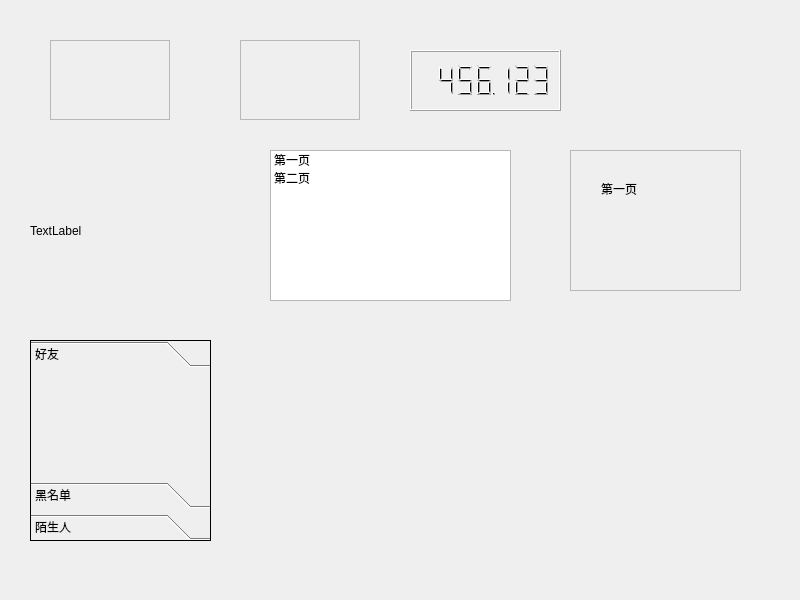
<?xml version="1.0" encoding="UTF-8"?>
<ui version="4.0">
 <class>myWidget</class>
 <widget class="QWidget" name="myWidget">
  <property name="geometry">
   <rect>
    <x>0</x>
    <y>0</y>
    <width>800</width>
    <height>600</height>
   </rect>
  </property>
  <property name="windowTitle">
   <string>myWidget</string>
  </property>
  <widget class="QFrame" name="frame">
   <property name="geometry">
    <rect>
     <x>240</x>
     <y>40</y>
     <width>120</width>
     <height>80</height>
    </rect>
   </property>
   <property name="frameShape">
    <enum>QFrame::StyledPanel</enum>
   </property>
   <property name="frameShadow">
    <enum>QFrame::Raised</enum>
   </property>
  </widget>
  <widget class="QFrame" name="frame_2">
   <property name="geometry">
    <rect>
     <x>50</x>
     <y>40</y>
     <width>120</width>
     <height>80</height>
    </rect>
   </property>
   <property name="frameShape">
    <enum>QFrame::StyledPanel</enum>
   </property>
   <property name="frameShadow">
    <enum>QFrame::Raised</enum>
   </property>
  </widget>
  <widget class="QLCDNumber" name="lcdNumber">
   <property name="geometry">
    <rect>
     <x>410</x>
     <y>50</y>
     <width>151</width>
     <height>61</height>
    </rect>
   </property>
   <property name="smallDecimalPoint">
    <bool>true</bool>
   </property>
   <property name="digitCount">
    <number>7</number>
   </property>
   <property name="mode">
    <enum>QLCDNumber::Dec</enum>
   </property>
   <property name="value" stdset="0">
    <double>456.122999999999990</double>
   </property>
  </widget>
  <widget class="QLabel" name="label">
   <property name="geometry">
    <rect>
     <x>30</x>
     <y>160</y>
     <width>211</width>
     <height>141</height>
    </rect>
   </property>
   <property name="text">
    <string>TextLabel</string>
   </property>
  </widget>
  <widget class="QStackedWidget" name="stackedWidget">
   <property name="geometry">
    <rect>
     <x>570</x>
     <y>150</y>
     <width>171</width>
     <height>141</height>
    </rect>
   </property>
   <property name="frameShape">
    <enum>QFrame::StyledPanel</enum>
   </property>
   <property name="currentIndex">
    <number>0</number>
   </property>
   <widget class="QWidget" name="page">
    <widget class="QLabel" name="label_2">
     <property name="geometry">
      <rect>
       <x>30</x>
       <y>30</y>
       <width>72</width>
       <height>15</height>
      </rect>
     </property>
     <property name="text">
      <string>第一页</string>
     </property>
    </widget>
   </widget>
   <widget class="QWidget" name="page_2">
    <widget class="QLabel" name="label_3">
     <property name="geometry">
      <rect>
       <x>30</x>
       <y>30</y>
       <width>72</width>
       <height>15</height>
      </rect>
     </property>
     <property name="text">
      <string>第二页</string>
     </property>
    </widget>
   </widget>
  </widget>
  <widget class="QListWidget" name="listWidget">
   <property name="geometry">
    <rect>
     <x>270</x>
     <y>150</y>
     <width>241</width>
     <height>151</height>
    </rect>
   </property>
   <item>
    <property name="text">
     <string>第一页</string>
    </property>
   </item>
   <item>
    <property name="text">
     <string>第二页</string>
    </property>
   </item>
  </widget>
  <widget class="QToolBox" name="toolBox">
   <property name="geometry">
    <rect>
     <x>30</x>
     <y>340</y>
     <width>181</width>
     <height>201</height>
    </rect>
   </property>
   <property name="frameShape">
    <enum>QFrame::Box</enum>
   </property>
   <property name="currentIndex">
    <number>0</number>
   </property>
   <widget class="QWidget" name="page_5">
    <attribute name="label">
     <string>好友</string>
    </attribute>
   </widget>
   <widget class="QWidget" name="page_6">
    <attribute name="label">
     <string>黑名单</string>
    </attribute>
   </widget>
   <widget class="QWidget" name="page_7">
    <attribute name="label">
     <string>陌生人</string>
    </attribute>
   </widget>
  </widget>
 </widget>
 <resources/>
 <connections>
  <connection>
   <sender>listWidget</sender>
   <signal>currentRowChanged(int)</signal>
   <receiver>stackedWidget</receiver>
   <slot>setCurrentIndex(int)</slot>
   <hints>
    <hint type="sourcelabel">
     <x>383</x>
     <y>234</y>
    </hint>
    <hint type="destinationlabel">
     <x>655</x>
     <y>220</y>
    </hint>
   </hints>
  </connection>
 </connections>
</ui>
